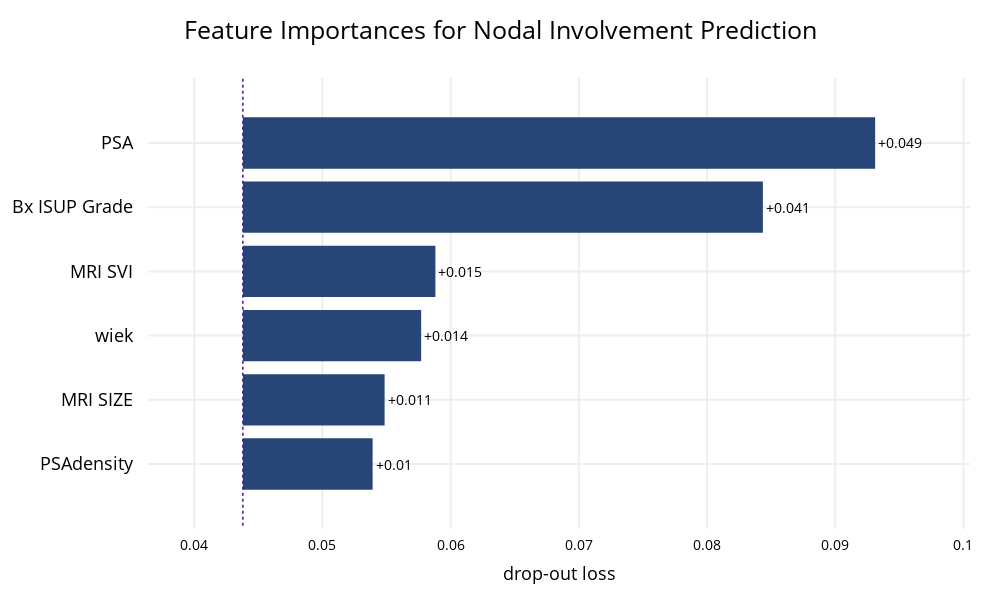

Source (notebook cell):
### Markdown cell above
### Maximize AUC

### Code cell
param_grid = {
    'classifier__n_estimators': [100, 200, 400, 800],
    'classifier__max_depth': [3, 5],
    'classifier__learning_rate': [0.01, 0.05, 0.1],
    'classifier__subsample': [0.6, 0.8, 1.0],
    'classifier__colsample_bytree': [0.6, 0.8, 0.9, 1.0],
    'classifier__gamma': [0, 0.1, 0.2]
}
untrained_model = XGBClassifier(random_state=42)

y_true, y_pred, y_pred_probs, false_positive_rate, true_positive_rate, total_roc_auc, trained_model, best_params = train_and_evaluate_model(untrained_model, X, y, numerical_cols, categorical_cols, n_folds=5, tune_params=True, param_grid=param_grid, tuning_scoring='roc_auc', tuning_test_size=0.2)

plot_roc(false_positive_rate, true_positive_rate, total_roc_auc, fig_width=800)
plot_confusion_matrix(y_true, y_pred)
plot_feature_importances(trained_model, X, y, title='Feature Importances for Nodal Involvement Prediction')
plot_discrimination_threshold(trained_model, X, y)
brier = brier_score_loss(y_true, y_pred_probs)
print(f"Brier score: {brier:.4f}")

### Figure 1 — Plotly figure (JSON) as saved in the notebook; plotly's stock layout.template omitted (floating-point values rounded to 4 significant figures)
{"data": [{"base": 0.04379, "hoverinfo": "text", "hoverlabel": {"bgcolor": "rgba(0,0,0,0.8)"}, "hovertext": ["Model: XGBClassifier loss after<br>variable: PSA is permuted: 0.093<br>Drop-out loss change: +0.049", "Model: XGBClassifier loss after<br>variable: Bx ISUP Grade is permuted: 0.084<br>Drop-out loss change: +0.041", "Model: XGBClassifier loss after<br>variable: MRI SVI is permuted: 0.059<br>Drop-out loss change: +0.015", "Model: XGBClassifier loss after<br>variable: wiek is permuted: 0.058<br>Drop-out loss change: +0.014", "Model: XGBClassifier loss after<br>variable: MRI SIZE is permuted: 0.055<br>Drop-out loss change: +0.011", "Model: XGBClassifier loss after<br>variable: PSAdensity is permuted: 0.054<br>Drop-out loss change: +0.01"], "marker": {"color": "#284577"}, "orientation": "h", "showlegend": false, "text": ["+0.049", "+0.041", "+0.015", "+0.014", "+0.011", "+0.01"], "textposition": "outside", "type": "bar", "x": [0.04932, 0.04057, 0.01502, 0.01391, 0.01106, 0.01012], "xaxis": "x", "y": ["PSA", "Bx ISUP Grade", "MRI SVI", "wiek", "MRI SIZE", "PSAdensity"], "yaxis": "y"}], "layout": {"annotations": [{"font": {"size": 18}, "showarrow": false, "text": "", "x": 0.5, "xanchor": "center", "xref": "paper", "y": 1, "yanchor": "bottom", "yref": "paper"}, {"font": {"size": 18}, "showarrow": false, "text": "drop-out loss", "x": 0.5, "xanchor": "center", "xref": "paper", "y": 0, "yanchor": "top", "yref": "paper", "yshift": -30}], "font": {"color": "black", "size": 14}, "height": 600, "margin": {"b": 71, "r": 30, "t": 78}, "shapes": [{"line": {"color": "#371ea3", "dash": "dot", "width": 1.5}, "type": "line", "x0": 0.04379, "x1": 0.04379, "xref": "x", "y0": -1, "y1": 6, "yref": "y"}], "title": {"font": {"color": "black", "size": 25}, "text": "Feature Importances for Nodal Involvement Prediction", "x": 0.5}, "width": 1000, "xaxis": {"anchor": "y", "automargin": true, "domain": [0, 1], "fixedrange": true, "gridwidth": 2, "range": [0.03639, 0.1005], "tickcolor": "white", "ticklen": 3, "ticks": "outside", "type": "linear", "zeroline": false}, "yaxis": {"anchor": "x", "automargin": true, "autorange": "reversed", "domain": [0, 1], "fixedrange": true, "gridwidth": 2, "tickcolor": "white", "tickfont": {"size": 18}, "ticklen": 10, "ticks": "outside", "type": "category"}}}
